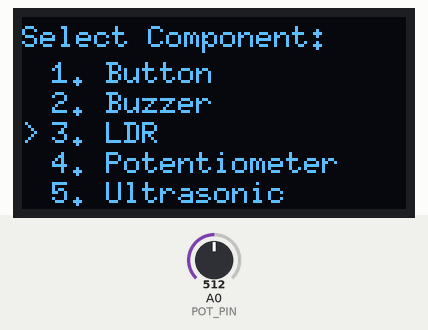
Simulated run of this sketch. Board: Arduino Uno, built with avr-gcc and run on an emulated ATmega328P. Shown: 128×64 one-colour display. The inputs (shaded band) are chosen by the test bench; at power-on: A0 (POT_PIN) = 512.

Above: at 1.3 s.
1.4 s: A0 (POT_PIN) set to 716
At 2.9 s:
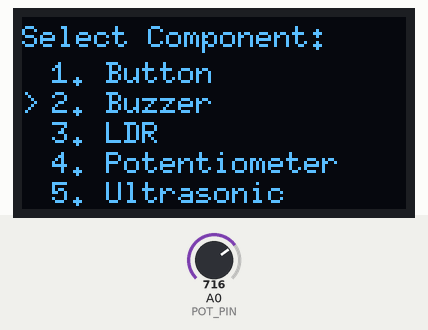
3.7 s: A0 (POT_PIN) set to 900
At 4.8 s:
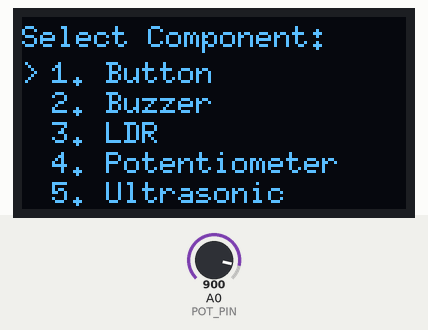
6.0 s: A0 (POT_PIN) set to 306
At 8.0 s:
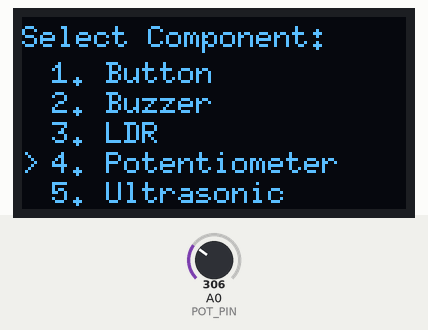
Timing chart, 0 to 9.5 s (numbered marks = the images above; inputs shaded):
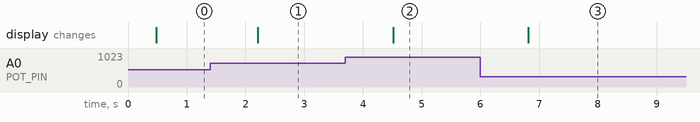

The sketch:

menuNavigation.ino
```cpp
#include <U8glib.h>

#define POT_PIN A0

U8GLIB_SH1106_128X64 u8g(U8G_I2C_OPT_NONE);  // For SH1106

const char* menuItems[] = {
  "1. Button",
  "2. Buzzer",
  "3. LDR",
  "4. Potentiometer",
  "5. Ultrasonic"
};
const int totalItems = sizeof(menuItems) / sizeof(menuItems[0]);

int selectedItem = 0;

void drawMenu() {
  u8g.setFont(u8g_font_6x10);
  u8g.drawStr(0, 10, "Select Component:");

  for (int i = 0; i < totalItems; i++) {
    int y = 22 + (i * 10);
    if (i == selectedItem) {
      u8g.drawStr(0, y, ">");
    }
    u8g.drawStr(10, y, menuItems[i]);
  }
}

void updateSelection() {
  int potValue = 1023 - analogRead(POT_PIN);  // Fix scroll direction

  int bandSize = 1024 / totalItems;
  selectedItem = potValue / bandSize;

  if (selectedItem >= totalItems) {
    selectedItem = totalItems - 1;
  }
}


void setup() {
  // No setup needed for U8glib SH1106
}

void loop() {
  updateSelection();

  u8g.firstPage();
  do {
    drawMenu();
  } while (u8g.nextPage());

  delay(100); // Update rate
}
```

Measured:
- after the input at 1.4 s, the display: changes after 0.81 s (image 1)
- after the input at 3.7 s, the display: changes after 0.81 s (image 2)
- after the input at 6.0 s, the display: changes after 0.82 s (image 3)
